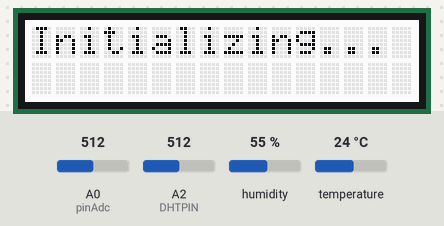
A program run on a simulated Arduino Uno WiFi Rev2. On the bench: 16×2 character LCD. Inputs (shaded band) come from the test bench; at power-on: A0 (pinAdc) = 512, A2 (DHTPIN) = 512, humidity 55 %, temperature 24 °C. WiFi joins after 1.5 s; servers stay silent unless stated; network time is answered at once with the bench clock; uploads are accepted with an empty reply; the local clock reads 2024-03-15 10:24:30 at power-on unless the program sets it; what the program prints to the serial monitor is not drawn.

Above: at 2.7 s.
At 5.1 s:
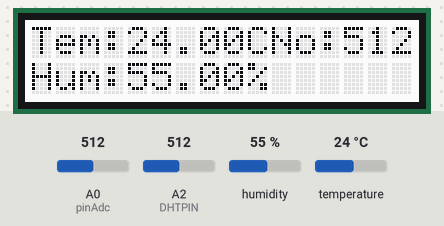

The program:

main.cpp
```cpp
#include <WiFiNINA.h>
#include <SPI.h>
#include <WiFiUdp.h>
#include <NTPClient.h>
#include <Adafruit_Sensor.h>
#include <DHT.h>
#include <DHT_U.h>
#include <Wire.h>
#include <ArduinoJSON.h>
#include <Base64.h>
#include "rgb_lcd.h"
#include "arduino_secrets.cpp"
#include <HttpClient.h>


#define DHTPIN 2
// Uncomment the type of sensor in use:
//#define DHTTYPE    DHT11     // DHT 11
#define DHTTYPE    DHT11     // DHT 22 (AM2302)
DHT_Unified dht(DHTPIN, DHTTYPE);
uint32_t delayMS;

rgb_lcd lcd; //LCD
const int pinAdc = 14; // sound

// NTP client
WiFiUDP udp;
NTPClient timeClient(udp, "pool.ntp.org", 0, 3600000);  // UTC time (0 offset)

int timezoneOffset = 1; // Default: UTC+1 (Copenhagen Standard Time)

// Function to check if it's daylight saving time (DST)
bool isDST() {
  // Placeholder for simplicity, assuming DST is active from March to October
  // You can replace this with more advanced methods if needed
  // Manually set the month for testing (replace with real date logic)
  int currentMonth = 1;  // January (Change this to simulate different months)

  return (currentMonth >= 3 && currentMonth <= 10);  // DST is between March and October
}

char ssid[] = SECRET_SSID;
char pass[] = SECRET_PASS;
int status = WL_IDLE_STATUS;
char server[] = "192.168.1.100"; // Server IP

//HttpClient http;
WiFiClient client;
String postData;
String postData1;
String postData2;
unsigned long lastTempSentTime = 0;
unsigned long lastHumSentTime = 0;
unsigned long lastNoiSentTime = 0;
unsigned long lastMillis = 0;


char authToken;

String postVariable1 = "Temp =";
String postVariable2 = "Hum =";
String postVariable3 = "Noi =";

void setup() {

  Serial.begin(9600);
  lcd.begin(16,2);
  uint32_t delayMS;
  delay(1000);

    // Connect to WiFi
  while (WiFi.begin(ssid, pass) != WL_CONNECTED) {
    delay(1000);
    Serial.println("Connecting to WiFi...");
  }
  Serial.println("Connected to WiFi");
  timeClient.begin();

  // Check if it's daylight saving time and update timezone offset
  if (isDST()) {
    timezoneOffset = 2; // UTC+2 during daylight saving time
  }

  Serial.print("SSID: ");
  Serial.println(WiFi.SSID());
  IPAddress ip = WiFi.localIP();
  IPAddress gateway = WiFi.gatewayIP();
  Serial.print("IP Address: ");
  Serial.println(ip);

  Serial.begin(9600);

// Initialize DHT sensor
  dht.begin();
  Serial.println(F("DHT11 Humidity&Tempature Sensor "));
  // Print temperature sensor details
  sensor_t sensor;
  dht.temperature().getSensor(&sensor);
  // Display sensor details on the LCD
  lcd.clear();
  lcd.print("Initializing...");

  dht.temperature().getSensor(&sensor);
  Serial.println(F("------------------------------------"));
  Serial.println(F("Temperature Sensor"));
  Serial.print  (F("Sensor Type: ")); Serial.println(sensor.name);
  Serial.print  (F("Driver Ver:  ")); Serial.println(sensor.version);
  Serial.print  (F("Unique ID:   ")); Serial.println(sensor.sensor_id);
  Serial.print  (F("Max Value:   ")); Serial.print(sensor.max_value); Serial.println(F("°C"));
  Serial.print  (F("Min Value:   ")); Serial.print(sensor.min_value); Serial.println(F("°C"));
  Serial.print  (F("Resolution:  ")); Serial.print(sensor.resolution); Serial.println(F("°C"));
  Serial.println(F("------------------------------------"));
  // Print humidity sensor details.
  dht.humidity().getSensor(&sensor);
  Serial.println(F("Humidity Sensor"));
  Serial.print  (F("Sensor Type: ")); Serial.println(sensor.name);
  Serial.print  (F("Driver Ver:  ")); Serial.println(sensor.version);
  Serial.print  (F("Unique ID:   ")); Serial.println(sensor.sensor_id);
  Serial.print  (F("Max Value:   ")); Serial.print(sensor.max_value); Serial.println(F("%"));
  Serial.print  (F("Min Value:   ")); Serial.print(sensor.min_value); Serial.println(F("%"));
  Serial.print  (F("Resolution:  ")); Serial.print(sensor.resolution); Serial.println(F("%"));
  Serial.println(F("------------------------------------"));
  // Set delay between sensor readings based on sensor details.
  delayMS = sensor.min_delay / 1000;

}

void loop() {

timeClient.update();
//time
  long localTime = timeClient.getEpochTime() + timezoneOffset * 3600;
  int hours = (localTime % 86400L) / 3600;
  int minutes = (localTime % 3600) / 60;
  int seconds = localTime % 60;
  Serial.print("LocalTime:");
  Serial.print(hours);
  Serial.print(":");
  if (minutes < 10) {
    Serial.print("0");
  }
  Serial.print(minutes);
  Serial.print(":");
  if (seconds < 10) {
    Serial.print("0");
  }
  Serial.println(seconds);
  delay(1000);

  // Read temperature and humidity from DHT sensor
  sensors_event_t event;
  dht.temperature().getEvent(&event);
  float Savetemp = event.temperature;
  dht.humidity().getEvent(&event);
  float SaveHum = event.relative_humidity;
if (isnan(event.temperature)) {
    Serial.println(F("Error reading temperature!"));
  }
  else {
    Serial.print(F("Temperature: "));
    Serial.print(Savetemp);
    Serial.println(F("°C"));
  }
  if (isnan(event.relative_humidity)) {
    Serial.println(F("Error reading humidity!"));
  }
  else {
    Serial.print(F("Humidity: "));
    Serial.print(SaveHum);
    Serial.println(F("%"));
  }
 int reading = analogRead(DHTPIN);
  float voltage = reading * 5.0;
  voltage /= 1024.0;
  float temperature = (voltage - 0.5) * 100 ;
  float temperatureF = (temperature * 9.0 / 5.0) + 32.0;

  // Read noise from analog sensor
  long noise = 0;
  for (int i = 0; i < 32; i++) {
    noise += analogRead(pinAdc);
  }
  noise >>= 5;
  float Savenoi = noise;
  Serial.print(F("Noise: "));
  Serial.println(Savenoi);
  delay(1000);
  lcd.clear();
unsigned long currentMillis = millis();

if (isnan(Savetemp) || isnan(SaveHum)) {
    Serial.println("Failed to read from DHT sensor");
    return;
}

lcd.clear();  // Clear the display before printing new data
  //LCD Show data
  // First line
lcd.setCursor(0,0); // Set cursor to the beginning of the first line
lcd.print(F("Tem:"));
lcd.print(Savetemp);
lcd.print(F("C"));
lcd.print(F("No:"));
lcd.print(noise);
// Second line
lcd.setCursor(0,1); // Set cursor to the beginning of the second line
lcd.print(F("Hum:"));
lcd.print(SaveHum);
lcd.print(F("%"));


// Build the JSON payload for POST request
String postData = " {"
                  "\"fkSensor\": 5, "
                  "\"fkDevice\": 7, "
                  "\"fkLogStatus\": 1, "
                  "\"value\": " + String(Savetemp) +
                  "}";

// Ensure the temperature value is valid
if (isnan(Savetemp)) {
    Serial.println("Invalid temperature value! Aborting POST request.");
    return;
}

// Send POST request
if (client.connect(server, 80)) {
    Serial.println("Connected to server");

    // Prepare and send the POST request headers
    client.println("POST /api/logs HTTP/1.1");
    client.println("Host: 192.168.1.100");
    client.println("Authorization: Basic QXJkdWlub1Vub3IyOlRlc3Rpbmc=");
    client.println("Content-Type: application/json");
    client.print("Content-Length: ");
    client.println(postData.length());
    client.println();

    // Send the actual data in the body
    client.print(postData);

    // Read the server response
    String response = "";
    while (client.available()) {
        char c = client.read();
        response += c;
    }

    // Output the server response
    Serial.println(response);

    client.stop();  // Stop the client connection
} else {
    Serial.println("Connection failed!");
}

  // Wait before sending new data
  delay(5000);

  // Build the JSON payload for POST request
String postData1 = " {"
                  "\"fkSensor\": 4, "
                  "\"fkDevice\": 7, "
                  "\"fkLogStatus\": 1, "
                  "\"value\": " + String(SaveHum) +
                  "}";

// Ensure the temperature value is valid
if (isnan(SaveHum)) {
    Serial.println("Invalid temperature value! Aborting POST request.");
    return;
}

// Send POST request
if (client.connect(server, 80)) {
    Serial.println("Connected to server");

    // Prepare and send the POST request headers
    client.println("POST /api/logs HTTP/1.1");
    client.println("Host: 192.168.1.100");
    client.println("Authorization: Basic QXJkdWlub1Vub3IyOlRlc3Rpbmc=");
    client.println("Content-Type: application/json");
    client.print("Content-Length: ");
    client.println(postData1.length());
    client.println();

    // Send the actual data in the body
    client.print(postData1);

    // Read the server response
    String response = "";
    while (client.available()) {
        char c = client.read();
        response += c;
    }

    // Output the server response
    Serial.println(response);

    client.stop();  // Stop the client connection
} else {
    Serial.println("Connection failed!");
}


  // Wait before sending new data
  delay(5000);

// Build the JSON payload for POST request
String postData2 = " {"
                  "\"fkSensor\": 6, "
                  "\"fkDevice\": 7, "
                  "\"fkLogStatus\": 1, "
                  "\"value\": " + String(Savenoi) +
                  "}";

// Ensure the temperature value is valid
if (isnan(Savenoi)) {
    Serial.println("Invalid temperature value! Aborting POST request.");
    return;
}

// Send POST request
if (client.connect(server, 80)) {
    Serial.println("Connected to server");

    // Prepare and send the POST request headers
    client.println("POST /api/logs HTTP/1.1");
    client.println("Host: 192.168.1.100");
    client.println("Authorization: Basic QXJkdWlub1Vub3IyOlRlc3Rpbmc=");
    client.println("Content-Type: application/json");
    client.print("Content-Length: ");
    client.println(postData2.length());
    client.println();

    // Send the actual data in the body
    client.print(postData2);

    // Read the server response
    String response = "";
    while (client.available()) {
        char c = client.read();
        response += c;
    }

    // Output the server response
    Serial.println(response);

    client.stop();  // Stop the client connection
} else {
    Serial.println("Connection failed!");
}

  // Wait before sending new data
  delay(5000);


Serial.println("get before");
 //Prepare the GET URL with query parameters
 String url ="192.168.1.100/api/logs?Temp=" + String(Savetemp) + "&Hum=" + String(SaveHum) + "&Noi=" + String(Savenoi);
 Serial.println("URL: "+url);
 if (client.connect(server, 80)) {
    Serial.println("GET:Connected to server ");
} else {
    Serial.println("Connection server failed");
}

// Connect to the server and send GET request
if (client.connect(server, 80)) {

      client.println("Host: 192.168.1.100/api/logs");
     client.println("Authorization: Basic QXJkdWlub1Vub3IyOlRlc3Rpbmc=");
    client.println("Content-Type: application/json");
    client.print("Connection: close\r\n\r\n");

     // Read the server response
    String response = "";
    while (client.available()) {
        char c = client.read();
        response += c;
    }


    // Close the connection
    client.stop();
} else {
    Serial.println("GET request failed: Could not connect to server");
}


if (hours >= 18 || hours < 7) {
    // Temperature section
    if (currentMillis - lastTempSentTime >= 6000) {
        lastTempSentTime = currentMillis;
        lcd.setCursor(0, 1);  // Set cursor to start of the first line
        if (Savetemp > 18) {
            lcd.print(F("Alert:Temp_high!"));
            Serial.println(F("Alert: Temp too high!"));
            lcd.setRGB(255, 0, 0);
        } else if (Savetemp < 7) {
            lcd.print(F("Alert:Temp_low!"));
            Serial.println(F("Alert: Temp too low!"));
            lcd.setRGB(0, 0, 255);
        } else {

        }
         postData = " {"
                    "\"fkSensor\": 5, "
                    "\"fkDevice\": 7, "
                    "\"fkLogStatus\": 1, "
                    "\"value\": " + String(Savetemp) +
                    "}";
    }

    // Humidity section
    if (currentMillis - lastHumSentTime >= 9000) {
        lastHumSentTime = currentMillis;
        lcd.setCursor(0, 0);  // Set cursor to start of the second line
        if (SaveHum > 50) {
          lcd.clear();
            lcd.print(F("Alert:Hum_high!"));
             Serial.println(F("Alert: Humidity too high!"));
            lcd.setRGB(255, 165, 0);
        } else if (SaveHum < 30) {
            lcd.clear();
            lcd.print(F("Alert:Hum_low!"));
              Serial.println(F("Alert: Humidity too low!"));
            lcd.setRGB(0, 0, 255);
        } else {

        }
         postData = " {"
                    "\"fkSensor\": 4, "
                    "\"fkDevice\": 7, "
                    "\"fkLogStatus\": 1, "
                    "\"value\": " + String(SaveHum) +
                    "}";
    }

    // Noise section
    if (currentMillis - lastNoiSentTime >= 9000) {
        lastNoiSentTime = currentMillis;
        lcd.setCursor(0, 1);  // Set cursor to start of the second line
        if (Savenoi > 500) {
            lcd.print(F("Alert:TooLoud!"));
            Serial.println(F("Alert: too Loud!"));
            lcd.setRGB(255, 165, 0);
        } else {

        }
         postData = " {"
                    "\"fkSensor\": 6, "
                    "\"fkDevice\": 7, "
                    "\"fkLogStatus\": 1, "
                    "\"value\": " + String(Savenoi) +
                    "}";
    }

    // Time interval for checking
    if (millis() - lastMillis >= 10000) {
        lastMillis = millis();
    }
} else
  {
    // Alternative condition for the time range outside 7AM-6PM
    if (currentMillis - lastTempSentTime >= 6000) {
        lastTempSentTime = currentMillis;
        lcd.setCursor(0, 1);  // Reset cursor to line 0
        if (Savetemp > 18) {
            lcd.print(F("Alert:Temp_high!"));
            Serial.println(F("Alert: Temp too high!"));
            lcd.setRGB(255, 0, 0);
        } else if (Savetemp < 15) {
            lcd.print(F("Alert:Temp_low!"));
             Serial.println(F("Alert: Temp too low!"));
            lcd.setRGB(0, 0, 255);
        } else {

        }
       postData = " {"
                    "\"fkSensor\": 5, "
                    "\"fkDevice\": 7, "
                    "\"fkLogStatus\": 1, "
                    "\"value\": " + String(Savetemp) +
                    "}";
    }

    if (currentMillis - lastHumSentTime >= 9000)
    {
        lastHumSentTime = currentMillis;
        lcd.setCursor(0, 1);  // Set cursor to start of the second line
        if(SaveHum > 30) {
            lcd.print(F("Alert:Hum_high!"));
              Serial.println(F("Alert: Humidity too high!"));
            lcd.setRGB(255, 165, 0);
        } else if (SaveHum < 25) {
            lcd.print(F("Alert:Hum_low!"));
            Serial.println(F("Alert: Humidity too low!"));
            lcd.setRGB(0, 0, 255);
        } else {

        }
         postData = " {"
                    "\"fkSensor\": 4, "
                    "\"fkDevice\": 7, "
                    "\"fkLogStatus\": 1, "
                    "\"value\": " + String(SaveHum) +
                    "}";
    }

    if (currentMillis - lastNoiSentTime >= 9000)
    {
        lastNoiSentTime = currentMillis;
        lcd.setCursor(0, 1);  // Set cursor to start of the second line
        if (Savenoi > 500) {
            lcd.print(F("Alert:Too Loud!"));
            Serial.println(F("Alert: too Loud!"));
            lcd.setRGB(255, 165, 0);
        } else {

        }
         postData = " {"
                    "\"fkSensor\": 6, "
                    "\"fkDevice\": 7, "
                    "\"fkLogStatus\": 1, "
                    "\"value\": " + String(Savenoi) +
                    "}";
    }
    }

    if (millis() - lastMillis >= 10000)
    {
        lastMillis = millis();
    }
  }
```

arduino_secrets.cpp
```cpp
#define SECRET_SSID "Linksys07043"
#define SECRET_PASS "Wi#f1!w23$"
```

Measured:
- what the display in image 0 shows lasts 2.5 s, from 2.6 s to 5.1 s
- what the display in image 1 shows lasts 34.7 s, from 5.1 s to 39.8 s
